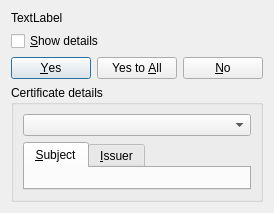
<?xml version="1.0" encoding="UTF-8"?>
<ui version="4.0">
 <class>WebEnginePartCertificateErrorDlg</class>
 <widget class="QDialog" name="WebEnginePartCertificateErrorDlg">
  <property name="geometry">
   <rect>
    <x>0</x>
    <y>0</y>
    <width>758</width>
    <height>232</height>
   </rect>
  </property>
  <property name="windowTitle">
   <string>Dialog</string>
  </property>
  <layout class="QVBoxLayout" name="verticalLayout_2">
   <property name="sizeConstraint">
    <enum>QLayout::SetFixedSize</enum>
   </property>
   <item>
    <widget class="QLabel" name="label">
     <property name="text">
      <string>TextLabel</string>
     </property>
    </widget>
   </item>
   <item>
    <widget class="QCheckBox" name="showDetails">
     <property name="text">
      <string>&amp;Show details</string>
     </property>
     <property name="checked">
      <bool>false</bool>
     </property>
    </widget>
   </item>
   <item>
    <widget class="QDialogButtonBox" name="buttons">
     <property name="orientation">
      <enum>Qt::Horizontal</enum>
     </property>
     <property name="standardButtons">
      <set>QDialogButtonBox::No|QDialogButtonBox::Yes|QDialogButtonBox::YesToAll</set>
     </property>
    </widget>
   </item>
   <item>
    <widget class="QGroupBox" name="details">
     <property name="title">
      <string>Certificate details</string>
     </property>
     <layout class="QVBoxLayout" name="verticalLayout">
      <item>
       <widget class="QComboBox" name="certificateChain"/>
      </item>
      <item>
       <widget class="QTabWidget" name="tabWidget">
        <property name="currentIndex">
         <number>0</number>
        </property>
        <widget class="QWidget" name="subjectTab">
         <attribute name="title">
          <string>&amp;Subject</string>
         </attribute>
         <layout class="QVBoxLayout" name="verticalLayout_3">
          <item>
           <widget class="KSslCertificateBox" name="subjectData" native="true"/>
          </item>
         </layout>
        </widget>
        <widget class="QWidget" name="issuerTab">
         <attribute name="title">
          <string>&amp;Issuer</string>
         </attribute>
         <layout class="QVBoxLayout" name="verticalLayout_4">
          <item>
           <widget class="KSslCertificateBox" name="issuerData" native="true"/>
          </item>
         </layout>
        </widget>
       </widget>
      </item>
     </layout>
    </widget>
   </item>
  </layout>
 </widget>
 <customwidgets>
  <customwidget>
   <class>KSslCertificateBox</class>
   <extends>QWidget</extends>
   <header location="global">KIOWidgets/KSslCertificateBox</header>
   <container>1</container>
  </customwidget>
 </customwidgets>
 <resources/>
 <connections>
  <connection>
   <sender>buttons</sender>
   <signal>accepted()</signal>
   <receiver>WebEnginePartCertificateErrorDlg</receiver>
   <slot>accept()</slot>
   <hints>
    <hint type="sourcelabel">
     <x>248</x>
     <y>254</y>
    </hint>
    <hint type="destinationlabel">
     <x>157</x>
     <y>274</y>
    </hint>
   </hints>
  </connection>
  <connection>
   <sender>buttons</sender>
   <signal>rejected()</signal>
   <receiver>WebEnginePartCertificateErrorDlg</receiver>
   <slot>reject()</slot>
   <hints>
    <hint type="sourcelabel">
     <x>316</x>
     <y>260</y>
    </hint>
    <hint type="destinationlabel">
     <x>286</x>
     <y>274</y>
    </hint>
   </hints>
  </connection>
 </connections>
</ui>
